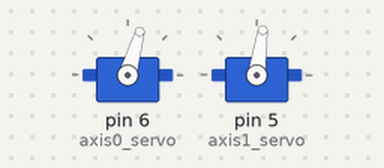
Simulated run of this sketch. Board: Arduino Uno, built with avr-gcc and run on an emulated ATmega328P. Parts: 2 × servo.

Above: at 0.05 s.
At 0.25 s:
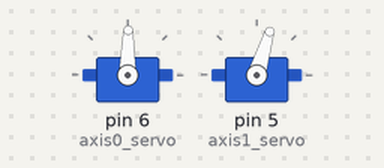
At 0.35 s:
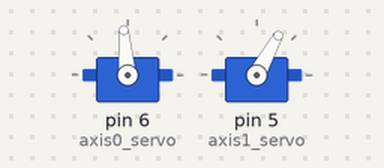
At 0.65 s:
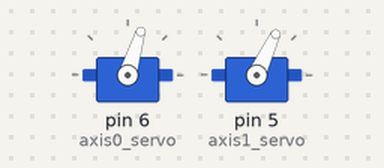
Timing chart, 0 to 3.0 s (numbered marks = the images above):
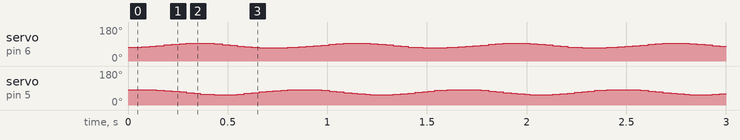

The sketch:

2DOF_circle_coordinate.ino
```cpp
#include <Servo.h>          //header file
#include <math.h>
double x = 20, y = 0;

Servo axis0_servo;          //declaration of servo variable
Servo axis1_servo;

int pos = 0;                // variable to store the servo position
double theta1, theta2, alpha;
double hp;
double i = 0;

void coordinate(double x, double y);

void setup()
{
  Serial.begin(1200);
  axis0_servo.attach(6);    //declartion of the pin no. for servo pin
  axis1_servo.attach(5);
}

void loop()
{
  /*-----------------------------------------------  Servo testing  --------------------------------------------------*/
  /*
       for (pos = 0; pos <= 180; pos += 1)  // goes from 0 degrees to 180 degrees
      {
          axis0_servo.write(pos);              // tell servo to go to position in variable 'pos'
          axis1_servo.write(pos);
          delay(15);                       // waits 15 ms for the servo to reach the position
      }
      for (pos = 180; pos >= 0; pos -= 1)  // goes from 180 degrees to 0 degrees
      {
         axis0_servo.write(pos);              // tell servo to go to position in variable 'pos'
         axis1_servo.write(pos);
          delay(15);                       // waits 15 ms for the servo to reach the position
      }
  */
  /*---------------------------------------  arm orinetation setting  -------------------------------------------------*/

   /* axis0_servo.write(0);        // for setting the arm in proper orientation
    axis1_servo.write(0);
    while(1); */                    //to stop the code

  /*--------------------------------------------------   MAIN CODE  --------------------------------------------------*/

double t, xc, yc, x1, y1, r1,r2;
xc=10;
yc=5;
r1=2;
r2=2;
t=0;
  while (t<=2*PI)
  {
    x1=xc+(r1*cos(t));
    y1=yc+(r2*sin(t));
    coordinate(x1,y1);
    t=t+(PI/500);
  }
}


void coordinate(double x, double y)
{
  hp = sqrt(pow(x, 2) + pow(y, 2));
  alpha = asin(hp / 20);
  theta2 = 2 * alpha * 180 / PI;
  theta1 = atan2(y, x) * 180 / PI + ((180 - theta2) / 2);

  axis0_servo.write(theta1);
  axis1_servo.write(theta2);
}
```
